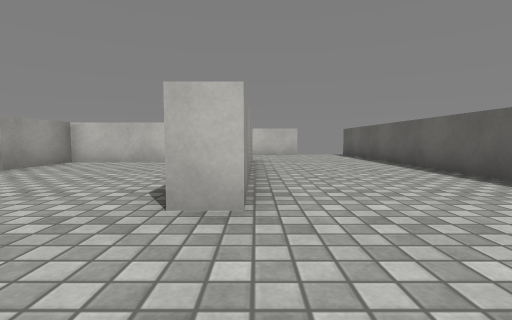
[1] (above)

12 first-person views from a walk through a 3-D level made in the Unity game engine. The camera is 0.54 m above the floor, tilts 4° down and sees 85° across. The floor is counted in squares, 1 m on a side. Each view is taken from the middle of a square. On the plan, view 1 faces up. The plan holds only what a view shows up to about 9 squares ahead; the rest is blank. The player is left out. Surface patterns are stand-ins for the level's own textures.

[2]
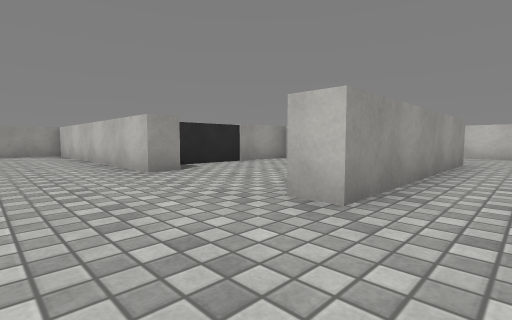

[3]
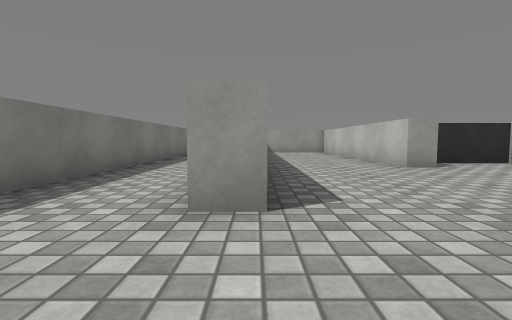

[4]
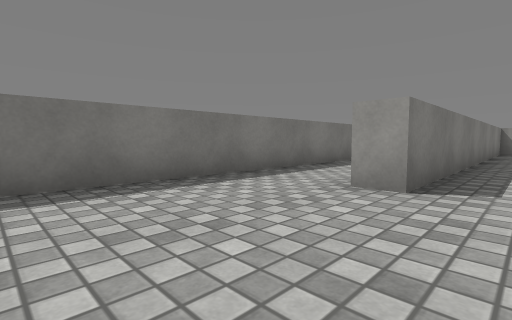

[5]
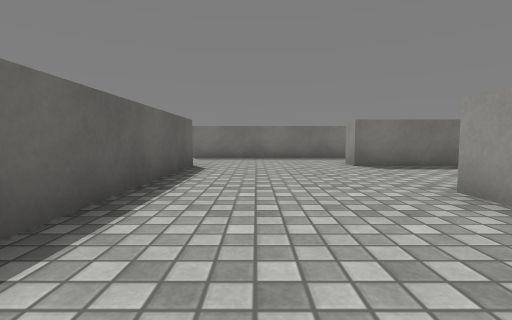

[6]
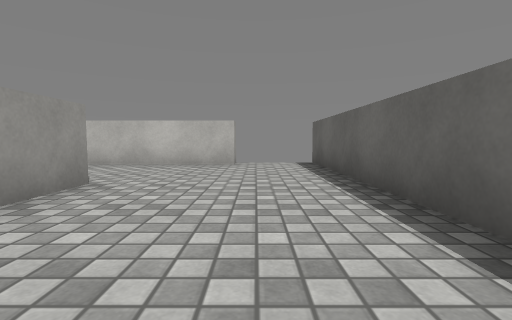

[7]
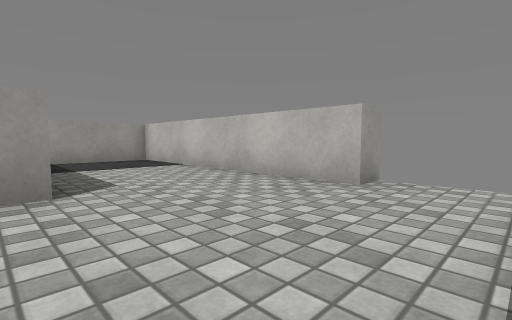

[8]
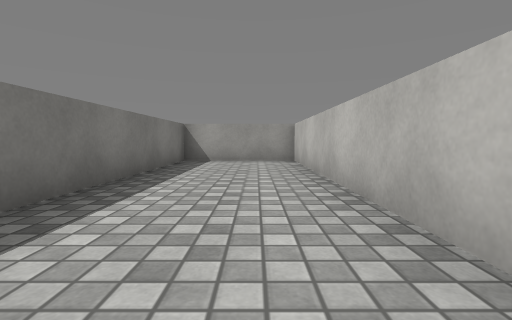

[9]
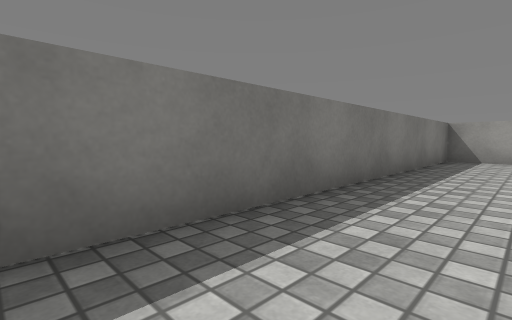

[10]
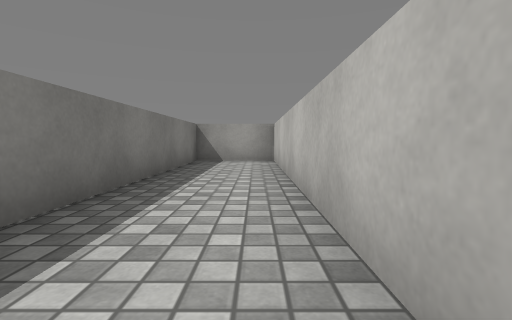

[11]
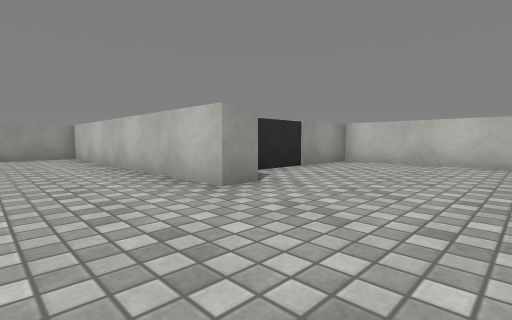

[12]
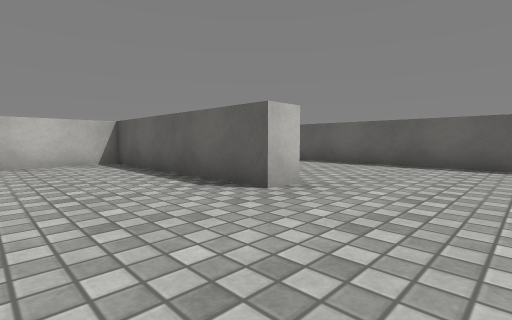

### Floor plan
Points are (right, up) in squares from view 1. A wall is a line through its corners. A room is listed if a view was taken in it or the views show most of it. See-through windows are left out.
Room 1 (views 1, 2, 3, 4, 5, 6, 7, 8, 9, 10, 11, 12)
walls: (-3.6, 2.8) (-3.6, 2) (-10.4, 2) (-10.4, -0.9) (-0.1, -0.9) (-0.1, -1.6); (-3.5, -1.5) (-10.1, -1.5); (-0.1, 7.5) (-0.1, 2) (-0.7, 2) (-0.7, 6.9) (-4.5, 6.9) (-4.5, 3.1); (3.4, -1.1) (3.4, 10.8); (1.5, 10.9) (1.5, 10.3) (-4.5, 10.3) (-4.5, 8.1); (-10.4, -1.5) (-10.4, -3.6) (4, -3.6)
ways out: gap at (4, -1)

Positions as (right, up) in squares from view 1, and headings:
1: (0, 0), facing up
2: (1, 0), facing up-left
3: (2, -1), facing left
4: (3, 0), facing down-left
5: (2, 5), facing down
6: (2, 4), facing up
7: (3, 7), facing up-left
8: (-3, 1), facing left
9: (-2, -2), facing down-left
10: (-3, -2), facing left
11: (-1, 0), facing up-left
12: (-3, 0), facing up-right
